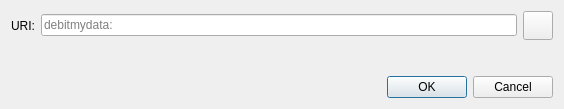
<?xml version="1.0" encoding="UTF-8"?>
<ui version="4.0">
 <class>OpenURIDialog</class>
 <widget class="QDialog" name="OpenURIDialog">
  <property name="geometry">
   <rect>
    <x>0</x>
    <y>0</y>
    <width>564</width>
    <height>109</height>
   </rect>
  </property>
  <property name="windowTitle">
   <string>Open debitmydata URI</string>
  </property>
  <layout class="QVBoxLayout" name="verticalLayout">
   <item>
    <layout class="QHBoxLayout" name="horizontalLayout">
     <item>
      <widget class="QLabel" name="label">
       <property name="text">
        <string>URI:</string>
       </property>
      </widget>
     </item>
     <item>
      <widget class="QValidatedLineEdit" name="uriEdit">
       <property name="placeholderText">
        <string notr="true">debitmydata:</string>
       </property>
      </widget>
     </item>
     <item>
      <widget class="QToolButton" name="pasteButton">
       <property name="toolTip">
        <string extracomment="Tooltip text for button that allows you to paste an address that is in your clipboard.">Paste address from clipboard</string>
       </property>
       <property name="text">
        <string/>
       </property>
       <property name="icon">
        <iconset resource="../debitmydata.qrc">
         <normaloff>:/icons/editpaste</normaloff>:/icons/editpaste
        </iconset>
       </property>
       <property name="iconSize">
        <size>
         <width>22</width>
         <height>22</height>
        </size>
       </property>
      </widget>
     </item>
    </layout>
   </item>
   <item>
    <spacer name="verticalSpacer">
     <property name="orientation">
      <enum>Qt::Vertical</enum>
     </property>
     <property name="sizeHint" stdset="0">
      <size>
       <width>20</width>
       <height>40</height>
      </size>
     </property>
    </spacer>
   </item>
   <item>
    <widget class="QDialogButtonBox" name="buttonBox">
     <property name="orientation">
      <enum>Qt::Horizontal</enum>
     </property>
     <property name="standardButtons">
      <set>QDialogButtonBox::Cancel|QDialogButtonBox::Ok</set>
     </property>
    </widget>
   </item>
  </layout>
 </widget>
 <customwidgets>
  <customwidget>
   <class>QValidatedLineEdit</class>
   <extends>QLineEdit</extends>
   <header>qt/qvalidatedlineedit.h</header>
  </customwidget>
 </customwidgets>
 <resources/>
 <connections>
  <connection>
   <sender>buttonBox</sender>
   <signal>accepted()</signal>
   <receiver>OpenURIDialog</receiver>
   <slot>accept()</slot>
   <hints>
    <hint type="sourcelabel">
     <x>248</x>
     <y>254</y>
    </hint>
    <hint type="destinationlabel">
     <x>157</x>
     <y>274</y>
    </hint>
   </hints>
  </connection>
  <connection>
   <sender>buttonBox</sender>
   <signal>rejected()</signal>
   <receiver>OpenURIDialog</receiver>
   <slot>reject()</slot>
   <hints>
    <hint type="sourcelabel">
     <x>316</x>
     <y>260</y>
    </hint>
    <hint type="destinationlabel">
     <x>286</x>
     <y>274</y>
    </hint>
   </hints>
  </connection>
 </connections>
</ui>
